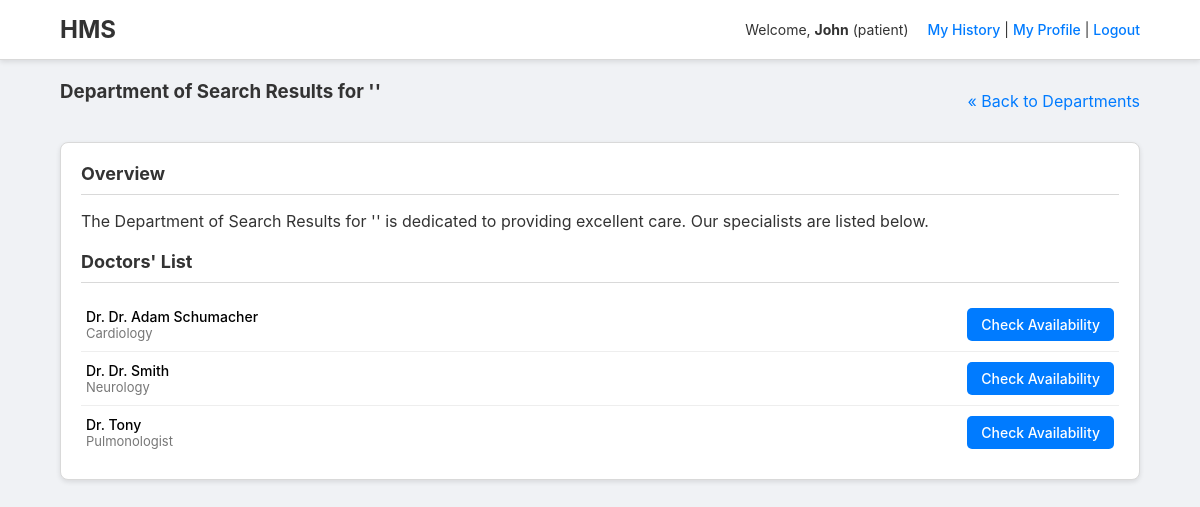
/patient/search_doctor (signed in), run on the app's committed database.
### tables this page shows
CREATE TABLE doctors (
        id INTEGER PRIMARY KEY AUTOINCREMENT,
        user_id INTEGER NOT NULL,
        fullname TEXT,
        specialization TEXT,
        bio TEXT,
        FOREIGN KEY(user_id) REFERENCES users(id)
    );

### patient.py (the view)
@patient_bp.route("/search_doctor",methods=["GET"])
def search_doctor():
    if not patient_required(): return redirect("/login")
    q=request.args.get("q","").strip()
    doctors=query_all("""SELECT id, fullname, specialization, bio FROM doctors WHERE fullname LIKE ? OR specialization LIKE ?""",(f"%{q}%",f"%{q}%"))
    return render_template("department_detail.html",dept_name=f"Search Results for '{q}'",doctors=doctors)

### database.py (called while the page is built)
def get_conn(): return sqlite3.connect(DB_PATH)

### patient.py (called while the page is built)
def patient_required():
    return session.get("role")=="patient"

### utils.py (called while the page is built)
def query_all(query,params=()):
    conn=get_conn()
    cur=conn.cursor()
    cur.execute(query,params)
    rows=cur.fetchall()
    conn.close()
    return rows

### templates/department_detail.html (shortened to what this page needs)
{% extends "base.html" %}
{% block content %}
<div class="page-title">
    <h3>Department of {{dept_name}}</h3>
    <a href="{{url_for('patient.dashboard')}}">&laquo; Back to Departments</a>
</div>
<div class="dashboard-widget full-width">
    <h5>Overview</h5>
    <p>The Department of {{dept_name}} is dedicated to providing excellent care. Our specialists are listed below.</p>
    <h5 style="margin-top:20px;">Doctors' List</h5>
    <ul class="widget-list">
    {% for d in doctors %}
        <li class="widget-list-item">
            <div class="item-info">
                <div class="name">Dr. {{d[1]}}</div>
                <div class="detail">{{d[2] or 'No bio provided.'}}</div>
            </div>
            <div class="item-actions">
                <a href="{{url_for('patient.doctor_availability',doc_id=d[0])}}" class="btn btn-primary">Check Availability</a>
            </div>
        </li>
    {% endfor %}
    </ul>
</div>
{% endblock %}

### static/style.css (style rules this page uses)
:root { --bg-color: #f0f2f5; --card-bg: #ffffff; --border-color: #d9d9d9; --primary-color: #007bff; --text-color: #333; --text-light: #777; --green: #28a745; --red: #dc3545; --yellow: #ffc107; --blue: #007bff; --grey: #6c757d; --box-shadow: 0 2px 5px rgba(0, 0, 0, 0.1); }
body { font-family: -apple-system, BlinkMacSystemFont, 'Segoe UI', Roboto, 'Helvetica Neue', Arial, sans-serif; background-color: var(--bg-color); color: var(--text-color); margin: 0; padding: 0; }
h1, h2, h3, h4, h5 { margin-top: 0; }
a { color: var(--primary-color); text-decoration: none; }
.btn { display: inline-block; padding: 8px 14px; border: none; border-radius: 5px; cursor: pointer; font-size: 14px; font-weight: 500; text-align: center; transition: opacity 0.2s; }
.btn-primary { background-color: var(--primary-color); color: white; }
.page-title { display: flex; justify-content: space-between; align-items: center; margin-bottom: 20px; }
.dashboard-widget { background: var(--card-bg); border: 1px solid var(--border-color); border-radius: 8px; box-shadow: var(--box-shadow); padding: 20px; overflow: hidden; }
.dashboard-widget.full-width { grid-column: 1 / -1; }
.dashboard-widget h5 { border-bottom: 1px solid var(--border-color); padding-bottom: 10px; margin-bottom: 15px; font-size: 18px; }
.widget-list { list-style: none; padding: 0; margin: 0; max-height: 400px; overflow-y: auto; }
.widget-list-item { display: flex; justify-content: space-between; align-items: center; padding: 10px 5px; border-bottom: 1px solid #eee; }
.widget-list-item:last-child { border-bottom: none; }
.widget-list-item .item-info { font-size: 14px; }
.widget-list-item .item-info .name { font-weight: 500; color: #000; }
.widget-list-item .item-info .detail { font-size: 13px; color: var(--text-light); }
.widget-list-item .item-actions { display: flex; gap: 5px; flex-shrink: 0; }

### data on the page
doctors: fullname "Dr. Adam Schumacher", specialization "Cardiology"
doctors: fullname "Dr. Smith", specialization "Neurology"
doctors: fullname "Tony", specialization "Pulmonologist"

### other printed values
{{ session.username }} "John"
{{ session.role }} "patient"
{{ dept_name }} "Search Results for ''"
